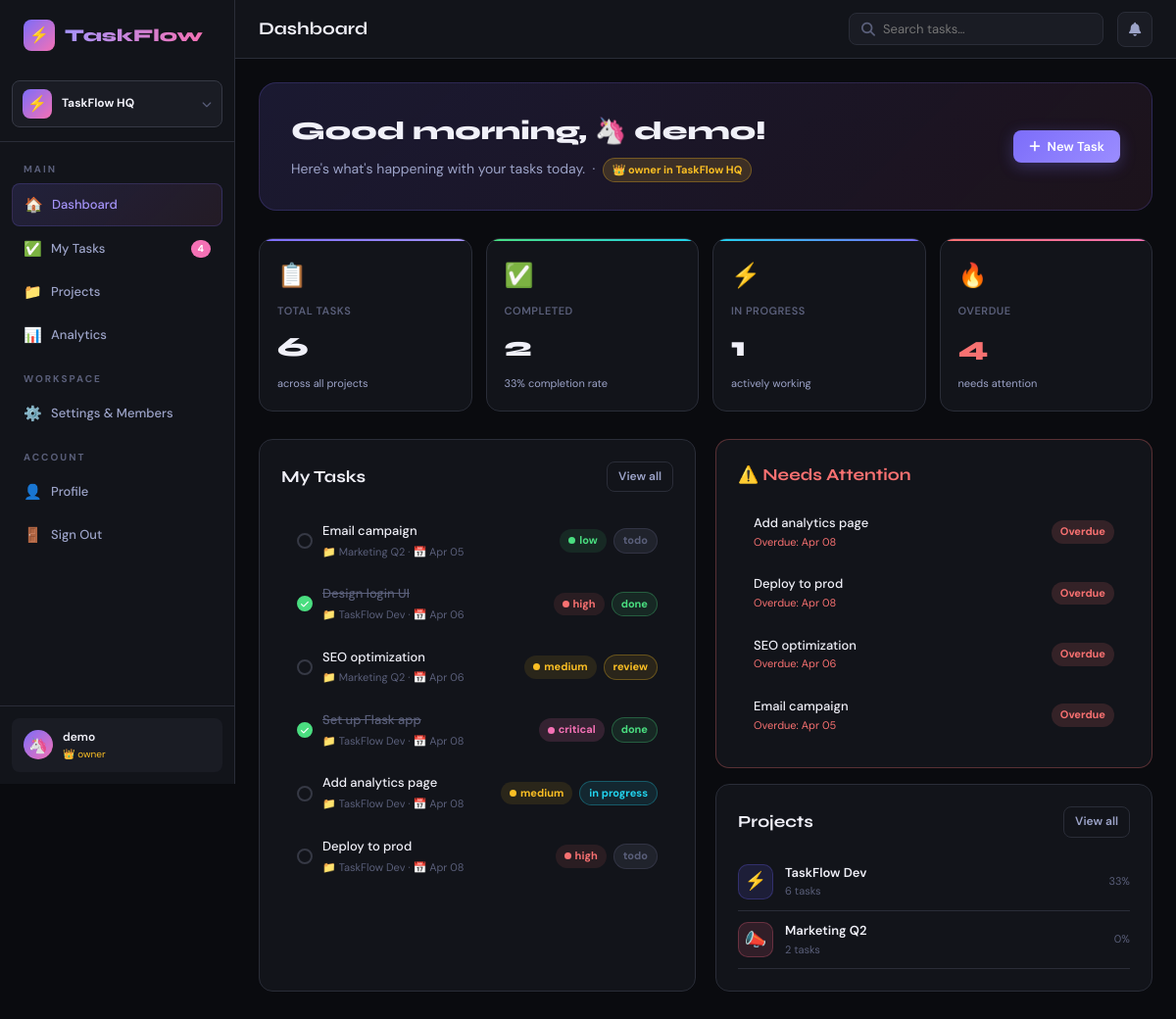
Page /dashboard (signed in) on the earlier database version.
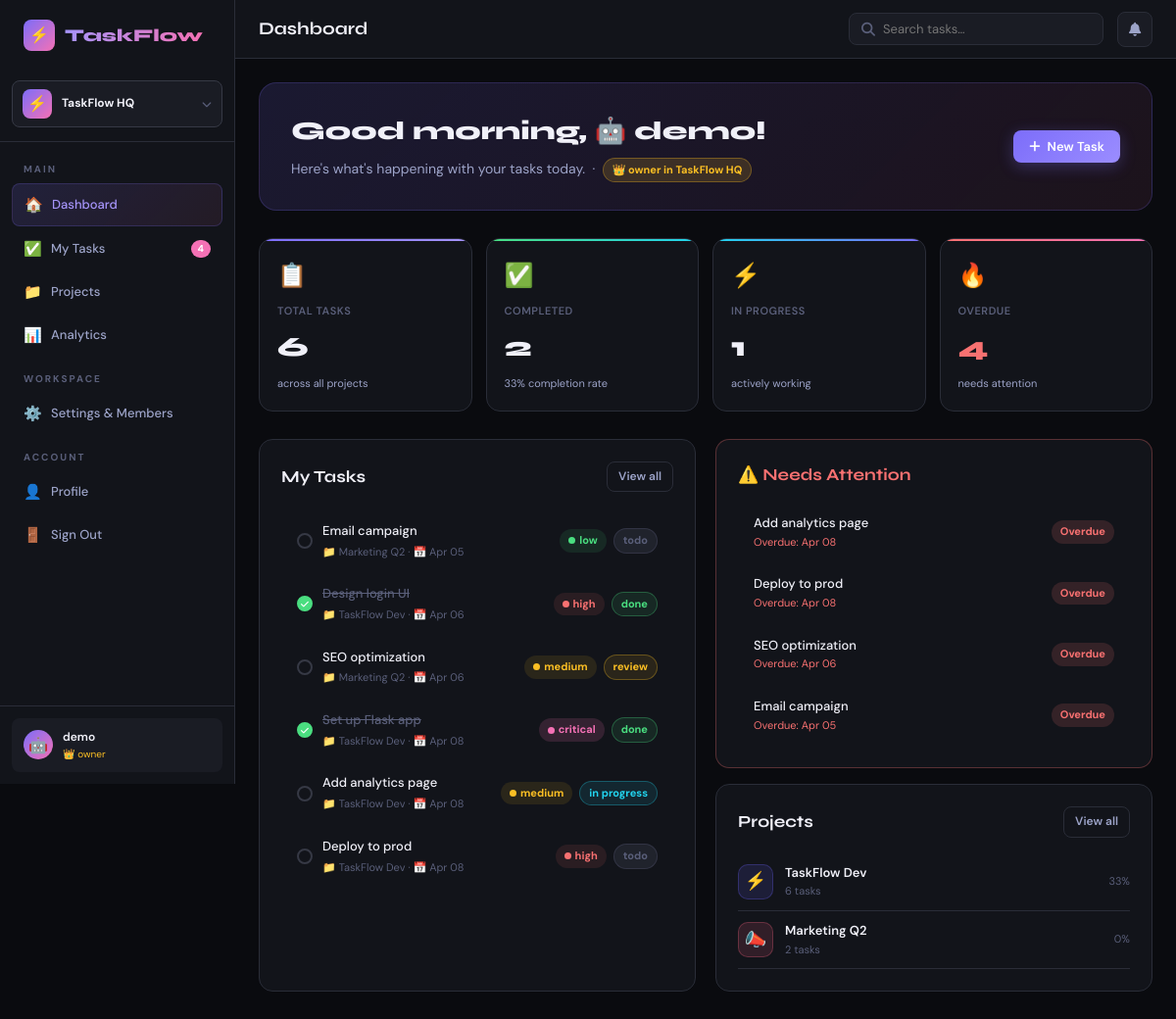
Same page on the later database version.
### taskflow 2/app.py (models this page shows)
class User(db.Model):
    id            = db.Column(db.Integer, primary_key=True)
    username      = db.Column(db.String(80), unique=True, nullable=False)
    email         = db.Column(db.String(120), unique=True, nullable=False)
    password      = db.Column(db.String(256), nullable=False)
    avatar        = db.Column(db.String(2), default='😎')
    role          = db.Column(db.String(20), default='member')
    created       = db.Column(db.DateTime, default=datetime.utcnow)
    active_ws_id  = db.Column(db.Integer, db.ForeignKey('workspace.id'), nullable=True)
    tasks         = db.relationship('Task', foreign_keys='Task.assignee_id', backref='assignee', lazy=True)
    created_tasks = db.relationship('Task', foreign_keys='Task.creator_id', backref='creator', lazy=True)
    notifications = db.relationship('Notification', backref='user', lazy=True)

### taskflow 2/app.py (the view)
@app.route('/dashboard')
@login_required
def dashboard():
    u = current_user(); ws = active_workspace()
    all_tasks = Task.query.filter_by(assignee_id=u.id).all()
    overdue  = [t for t in all_tasks if t.deadline and t.deadline < datetime.utcnow() and t.status!='done']
    due_soon = [t for t in all_tasks if t.deadline and datetime.utcnow() < t.deadline <= datetime.utcnow()+timedelta(days=3) and t.status!='done']
    projs    = visible_projects(u)
    stats    = dict(total=len(all_tasks),
                    done=len([t for t in all_tasks if t.status=='done']),
                    in_progress=len([t for t in all_tasks if t.status=='in_progress']),
                    overdue=len(overdue))
    return render_template('dashboard.html', user=u, ws=ws,
                           my_tasks=sorted(all_tasks, key=lambda t: t.deadline or datetime.max)[:8],
                           projects=projs, stats=stats, overdue=overdue[:5], due_soon=due_soon[:5])

### taskflow 2/app.py (called while the page is built)
def login_required(f):
    @wraps(f)
    def decorated(*args, **kwargs):
        if 'user_id' not in session:
            return redirect(url_for('login'))
        return f(*args, **kwargs)
    return decorated

def current_user():
    if 'user_id' in session:
        return User.query.get(session['user_id'])
    return None

def active_workspace():
    u = current_user()
    if not u: return None
    if u.active_ws_id:
        ws = Workspace.query.get(u.active_ws_id)
        if ws: return ws
    ws = Workspace.query.filter_by(owner_id=u.id).first()
    if ws: u.active_ws_id = ws.id; db.session.commit()
    return ws

def get_ws_role(ws, user):
    m = WorkspaceMember.query.filter_by(workspace_id=ws.id, user_id=user.id).first()
    return m.role if m else None

def user_can_see_project(project, user):
    ws = active_workspace()
    if not ws or not get_ws_role(ws, user): return False
    if project.workspace_id != ws.id: return False
    if project.owner_id == user.id: return True
    if not project.is_private: return True
    return get_proj_role(project, user) is not None

### taskflow 2/templates/dashboard.html (shortened to what the changed rows need)
{% extends 'base.html' %}
{% block content %}
<div class="fade-in">
<div style="background:linear-gradient(135deg,rgba(124,109,250,0.15),rgba(244,113,181,0.08));border:1px solid rgba(124,109,250,0.2);border-radius:18px;padding:28px 32px;margin-bottom:28px;display:flex;align-items:center;justify-content:space-between;">
  <div>
    <div style="font-family:var(--font);font-size:26px;font-weight:800;margin-bottom:6px;">
      Good {{ 'morning' if now.hour < 12 else ('afternoon' if now.hour < 18 else 'evening') }}, {{ user.avatar }} {{ user.username }}!
    </div>
    <div style="color:var(--text2);font-size:14px;">
      Here's what's happening with your tasks today.
      {% if ws_role %}
      &nbsp;·&nbsp;
      <span class="badge badge-{{ ws_role }}" style="font-size:11px;">
      </span>
      {% endif %}
    </div>
  </div>
</div>
</div>
{% endblock %}

### taskflow 2/templates/base.html (shortened to what this page needs)
<!DOCTYPE html>
<html lang="en">
<head>
<link rel="stylesheet" href="https://cdnjs.cloudflare.com/ajax/libs/font-awesome/6.4.0/css/all.min.css">
</head>
<body>
<div class="app-layout">
{% if session.user_id %}
<aside class="sidebar" id="sidebar">
  <div class="sidebar-logo">
    <div class="logo-icon">⚡</div>
    <span>TaskFlow</span>
  </div>
  {% if ws %}
  <div class="ws-switcher" onclick="document.getElementById('ws-dropdown').classList.toggle('open');event.stopPropagation();">
    <div class="ws-chip">
      <div class="ws-avatar">{{ ws.avatar }}</div>
      <div class="ws-name">{{ ws.name }}</div>
      <i class="fas fa-chevron-down" style="font-size:10px;color:var(--text3);"></i>
    </div>
  </div>
  {% endif %}
  <nav>
    <div class="sidebar-section">Main</div>
    <a href="/dashboard" class="nav-item {% if request.endpoint=='dashboard' %}active{% endif %}">
      <span class="icon">🏠</span> Dashboard
    </a>
    <a href="/tasks" class="nav-item {% if request.endpoint=='tasks' %}active{% endif %}">
      <span class="icon">✅</span> My Tasks
      {% if overdue_count %}<span class="nav-badge">{{ overdue_count }}</span>{% endif %}
    </a>
    <a href="/projects" class="nav-item {% if 'project' in request.endpoint %}active{% endif %}">
      <span class="icon">📁</span> Projects
    </a>
    <a href="/analytics" class="nav-item {% if request.endpoint=='analytics' %}active{% endif %}">
      <span class="icon">📊</span> Analytics
    </a>
    {% if ws %}
    <div class="sidebar-section">Workspace</div>
    <a href="/workspaces/{{ ws.id }}/settings" class="nav-item {% if request.endpoint=='workspace_settings' %}active{% endif %}">
      <span class="icon">⚙️</span> {% if can_admin_ws %}Settings & Members{% else %}View Members{% endif %}
    </a>
    {% endif %}
    <div class="sidebar-section">Account</div>
    <a href="/profile" class="nav-item {% if request.endpoint=='profile' %}active{% endif %}">
      <span class="icon">👤</span> Profile
    </a>
    <a href="/logout" class="nav-item"><span class="icon">🚪</span> Sign Out</a>
  </nav>
  <div class="sidebar-footer">
    <a href="/profile" class="user-chip">
      <div class="user-avatar">{{ user.avatar if user else '👤' }}</div>
      <div>
        <div class="user-name">{{ user.username if user else 'User' }}</div>
        <div class="user-role" style="display:flex;align-items:center;gap:4px;">{% if ws_role %}<span style="color:{% if ws_role=='owner' %}var(--amber){% elif ws_role=='admin' %}var(--accent2){% elif ws_role=='viewer' %}var(--text3){% else %}var(--cyan){% endif %};">{% if ws_role=='owner' %}👑{% elif ws_role=='admin' %}⚡{% elif ws_role=='viewer' %}👁{% else %}👤{% endif %} {{ ws_role }}</span>{% endif %}</div>
      </div>
    </a>
  </div>
</aside>
{% endif %}
<div class="main-content">
{% if session.user_id %}
<header class="topbar">
  <div class="topbar-title">{% block topbar_title %}{% endblock %}</div>
  <div style="position:relative;">
    <div class="search-box">
      <i class="fas fa-search"></i>
      <input type="text" id="search-input" placeholder="Search tasks…" autocomplete="off">
    </div>
  </div>
  <div style="position:relative;">
    <div class="notif-btn" id="notif-btn" onclick="toggleNotif()">
      <i class="fas fa-bell"></i>
    </div>
  </div>
</header>
{% endif %}
<div class="page-content">
{% block content %}{% endblock %}
</div>
</div>
</div>
</body>
</html>

Differences in the rows shown:
changed User "demo": avatar "🦄" → "🤖"
